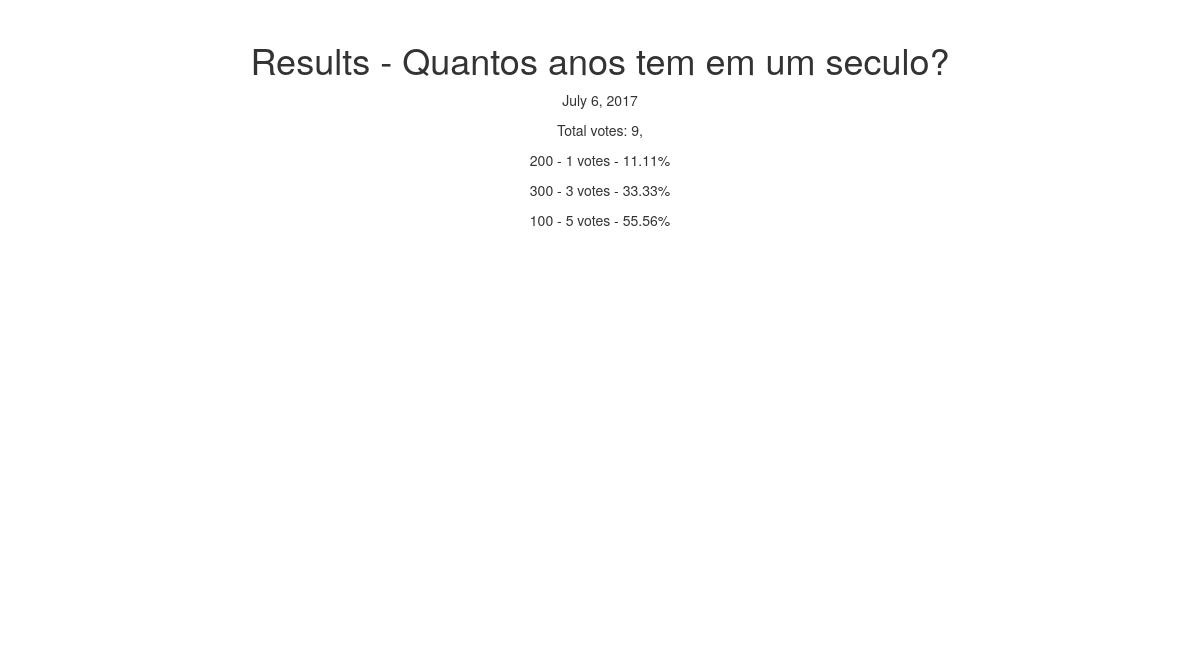
Screenshot of /question/2/results with the database file from the repository.
### pool/models.py (models this page shows, shortened)
class Question(models.Model):
	question_text = models.CharField(max_length=500)
	closed = models.BooleanField(default=False)
	pub_date = models.DateField(auto_now_add=True)

class Choice(models.Model):
	question = models.ForeignKey(Question, null=True, blank=True, on_delete=models.CASCADE, related_name='choices')
	choice_text = models.CharField(max_length=500)
	votes = models.IntegerField(default=0)
	@property
	def percent_prop(self):
		total_votes = self.question.choices.aggregate(soma = Sum('votes'))
		return round(float(self.votes) / total_votes['soma'] * 100, 2)

### pool/views.py (the view)
# urls.py: url(r'^question/(?P<question_id>\d+)/results$', views.results, name='results'),
def results(request, question_id):
	question = Question.objects.get(id=question_id)
	total_votes = question.choices.aggregate(soma = Sum('votes'))
	choices = question.choices.annotate(percent= Cast('votes', FloatField()) / total_votes['soma'] * 100)
	return render(request, 'results.html', {'question': question, 'total_votes':total_votes, 'choices':choices})

### pool/templates/results.html (shortened to what this page needs)
{% load staticfiles%}
<!DOCTYPE html>
<html>
<head>
	<link href="{% static 'styles/bootstrap.css' %}" rel="stylesheet">
	<link href="{% static 'styles/main.css' %}" rel="stylesheet">
</head>
<body>
	<div class="container text-center">
		<h1>Results - {{question.question_text}}</h1>
		<p>{{question.pub_date}}</p>
		<p>Total votes: {{total_votes.soma}}, {{question.number}}</p>
		{% for choice in choices.all %}
			<p>{{choice.choice_text}} - {{choice.votes}} votes - {{choice.percent_prop}}%</p>
		{% endfor %}
		<div id="container" style="min-width: 310px; height: 400px; max-width: 600px; margin: 0 auto"></div>
	</div>
</body>
</html>

### pool/static/styles/main.css (style rules this page uses)
body { padding-top: 20px; padding-bottom: 20px; }
@media (min-width: 768px) { .container { max-width: 730px; } }

### rows the page displays
Question: question_text "Quantos anos tem em um seculo?", pub_date "July 6, 2017"
Choice: choice_text "200", votes "1", percent_prop "11.11"
Choice: choice_text "300", votes "3", percent_prop "33.33"
Choice: choice_text "100", votes "5", percent_prop "55.56"

### other values shown
{{ total_votes.soma }} "9"
